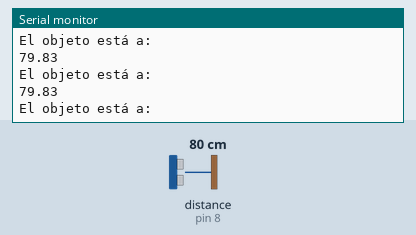
Recording of a sketch running on a simulated Arduino Uno, built with avr-gcc and run on an emulated ATmega328P. Parts: the last lines printed to the serial monitor. Wiring (inferred from the names in the program): ultrasonic range finder: trigger pin 9; echo pin 8. Inputs (shaded band) come from the test bench; at power-on: distance to the obstacle (sensor on pin 8) 80 cm. The echo pulse lasts 58.3 µs per cm.

Above: at 1.2 s.
1.3 s: distance to the obstacle (sensor on pin 8) set to 2 cm
At 1.37 s:
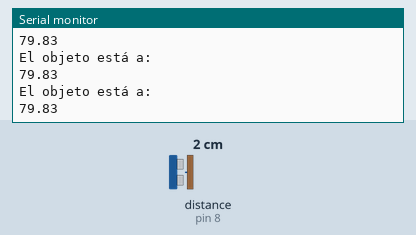
2.8 s: distance to the obstacle (sensor on pin 8) set to 4 cm
At 2.8 s:
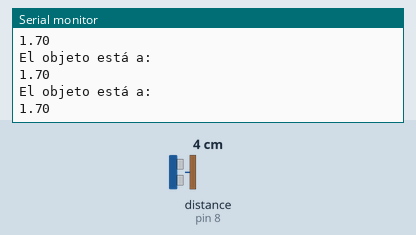
Timing chart, 0 to 5.8 s (numbered marks = the images above; inputs shaded):
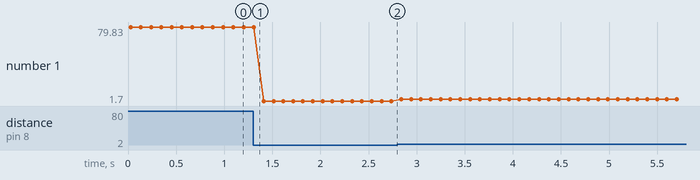

Measured:
- plotted number 1: 79.83 → 1.7 after the input at 1.3 s, 1.7 → 3.69 after the input at 2.8 s

The sketch:

sesi_n_1_ej_b1d1.ino
```cpp
// C++ code
//https://github.com/GeneralLyric5
int TRIGGER = 9;
int ECHO = 8;
float DURACION = 0;
float DISTANCIA = 0;
void setup()
{
  Serial.begin(9600);
  pinMode(TRIGGER, OUTPUT);
  pinMode(ECHO, INPUT);
}

void loop()
{
  digitalWrite(TRIGGER, HIGH);
  delay(1);
  digitalWrite(TRIGGER, LOW);
  DURACION = pulseIn(ECHO,HIGH);
  DISTANCIA = DURACION / 58.2;
  Serial.println("El objeto está a:");
  Serial.println(DISTANCIA);
  delay(100);


}
```
